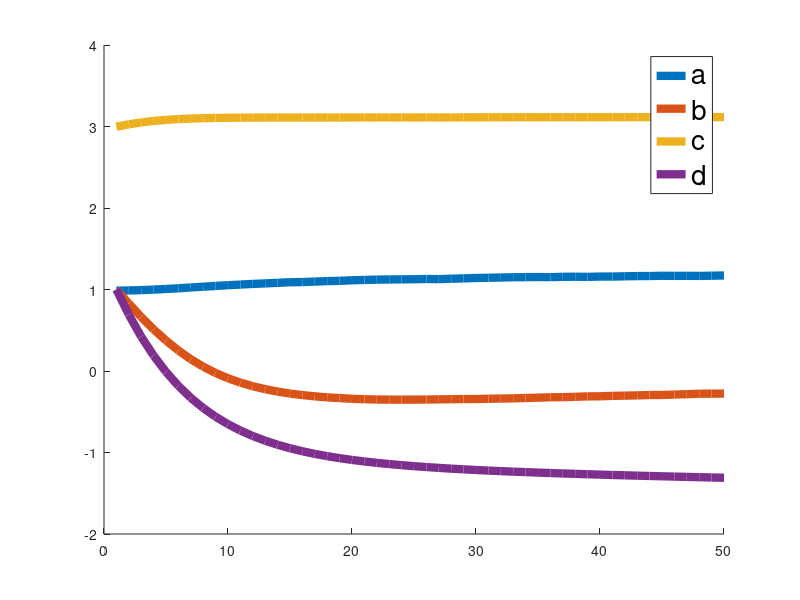
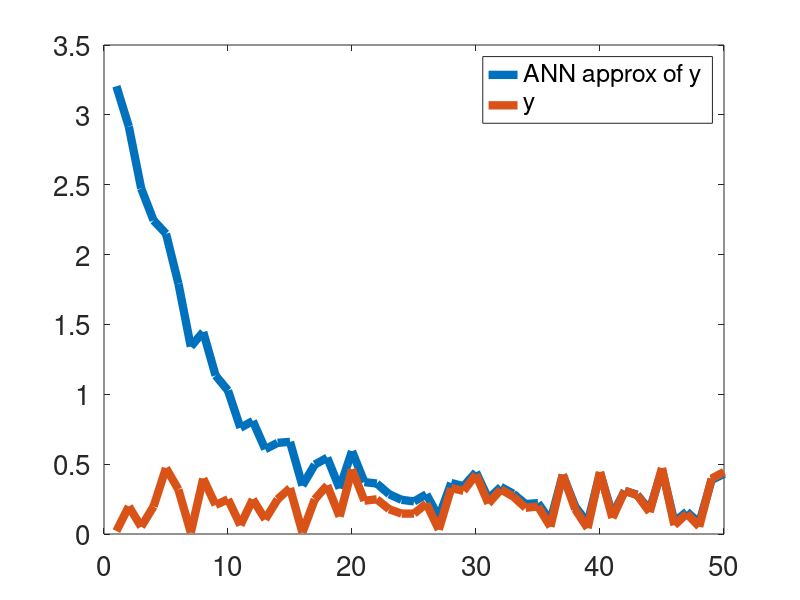
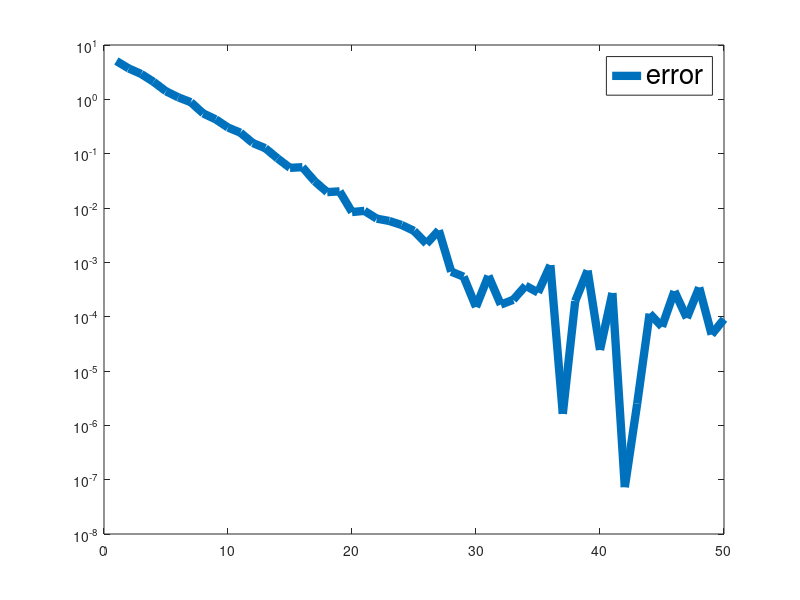
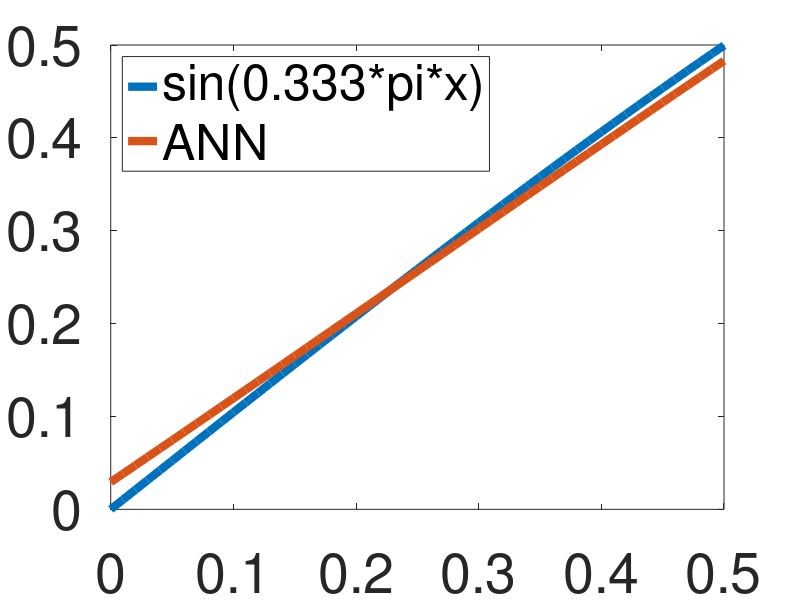

Reproduce these figures in MATLAB, in order.
function NNtrain3()
%%%%%%%%%%%%%%%%%%%%%%%%%%%%%%%%%%%%%%%%%%%%%%%%%%%%%%%%%%%%%%%%%%%%%%%%%
%Preparation of dataset

%collection of dataset
i=1;
n=0.333;
for x=0.01:0.01:0.5
y=sin(n*pi*x);
dataset_in_n(i)=n; 
dataset_in_x(i)=x; 
dataset_y(i)=y; 
i=i+1;
endfor
ndataset=i-1;

%%%%%%%%%%%%%%%%%%%%%%%%%%%%%%%%%%%%%%%%%%%%%%%%%%%%%%%%%%%%%%%%%%%%%%%%%
%training
a=1.0; b=1.0; c=3.0; d=1.0;

eta=0.1;
eta2=0.1;
eta3=0.1;

r = 0 + (1-0).*rand(ndataset,1);
r=r.*ndataset;
for j=1:ndataset
  i=floor(r(j));
  if(i==0)
    i=1;
  endif
%%%%%%%%%%%%%%%%%%%%%%%%%%%%
  %evaluation of the first NN modeling a1
  eval = c*1.0/(1.0+exp(-(a*dataset_in_x(i)+b)))+d;
  error = 0.5*(eval-dataset_y(i))^2;
  x = dataset_in_x(i);
  n = dataset_in_n(i);
  %a=a-eta*derivative of error with respect to a
  %d error/da = c\left(\frac{a^2x*exp(-ax-b)}{(exp(-ax-b)+1)^2}
%-\frac{6a^2x*exp(-2ax-2b)}{(exp(-ax-b)+1)^3}
%+\frac{6a^2x*exp(-3ax-3b)}{(exp(-ax-b)+1)^4}
%-\frac{2aexp(-ax-b)}{(exp(-ax-b)+1)^2}
%+\frac{4a*exp(-2ax-2b)}{(exp(-ax-b)+1)^3}\right)
  Fx = c*(2*a*a*exp(-2*a*x-2*b) / power((exp(-a*x-b)+1),3) - a*a*exp(-a*x-b) / power((exp(-a*x-b)+1),2))+n*n*pi*pi*sin(n*x);
  derror1da = Fx*c *( (a*a*x*exp(-a*x-b))/power((exp(-a*x-b)+1),2)  -(6*a*a*x*exp(-2*a*x-2*b))/power((exp(-a*x-b)+1),3) +(6*a*a*x*exp(-3*a*x-3*b))/power((exp(-a*x-b)+1),4) -(2*a*exp(-a*x-b))/power((exp(-a*x-b)+1),2) +(4*a*exp(-2*a*x-2*b))/power((exp(-a*x-b)+1),3) );
  a=a-eta*  derror1da;
  %b=b-eta*derivative of error with respect to b
  %d error/db = c\left(\frac{a^2exp(ax+b)\left(-4exp(ax+b)+exp(2ax+2b)+1\right)}{(exp(ax+b)+1)^4}\right)
  derror1db =  Fx*c*( (a*a*exp(a*x+b))*(-4*exp(a*x+b)+exp(2*a*x+2*b)+1)/power((exp(a*x+b)+1),4));
  b=b-eta*  derror1db;
  %c=c-eta*derivative of error with respect to c
  %d error/dc = \left(\frac{2a^2 exp(-2ax-2b)}{\left(exp(-ax-b)+1\right)^3}-\frac{a^2 exp(-ax-b)}{\left(exp(-ax-b)+1\right)^2}\right)
  derror1dc = Fx*( (2*a*a*exp(-2*a*x-2*b))/power((exp(-a*x-b)+1),3)-(a*a*exp(-a*x-b))/power((exp(-a*x-b)+1),2));
  c=c-eta*  derror1dc;
  %d=d-eta*derivative of error with respect to d
  %d error/dd = 0
  derror1dd = 0;
  d=d-eta*  derror1dd;

%%%%%%%%%%%%%%%%%%%%%%%%%%%%%%%%%
  ya(j)=a;
  yb(j)=b;
  yc(j)=c;
  yd(j)=d;
  yeval(j)=eval;
  yy(j)=dataset_y(i);
  ye(j)=error;
%%%%%%%%%%%%%%%%%%%%%%%%%%%%%%%%


%%%%%%%%%%%%%%%%%%%%%%%%%%%%%%%%
%b.c. 
for i=1:1
  %b.c. at 0
  x=0;
  derror2da = 0;
  a=a-eta2*  derror2da;
  %b=b-eta*derivative of error with respect to b
  derror2db = (c / (1+exp(-b))+d)* (exp(-b)*c)/power((exp(-b)+1),2);
  b=b-eta2*  derror2db;
  %c=c-eta*derivative of error with respect to c
  derror2dc = (c/(1+exp(-b))+d)*( (2*a*a*exp(-2*a*x-2*b))/power(exp(-a*x-b)+1,3) - (a*a*exp(-a*x-b))/power(exp(-a*x-b)+1,2) );
  c=c-eta2*  derror2dc;
  %d=d-eta*derivative of error with respect to d
  derror2dd = c/(1+exp(-b))+d;  
  d=d-eta2*  derror2dd;
  % b.c. at 0.5
  x=0.5;
  derror3da = (a*c*exp(-a*0.5-b)/power((exp(-a*0.5-b)+1),2)-n*pi*cos(n*pi*0.5)) *c*exp(b-a)*((1-0.5*a)*exp(2*a+b)+(0.5*a+1)*exp(1.5*a))/power((exp(0.5*a+b)+1),3);
  a=a-eta3*  derror3da;
  %b=b-eta*derivative of error with respect to b
  derror3db = (a*c*exp(-a*0.5-b)/power((exp(-a*0.5-b)+1),2)-n*pi*cos(n*pi*0.5))* a*c*exp(b-0.5*a)*(exp(a)+exp(1.5*a+b))/power((exp(0.5*a+b)+1),3);
  b=b-eta3*  derror3db;
  %c=c-eta*derivative of error with respect to c
  derror3dc = (a*c*exp(-a*0.5-b)/power((exp(-a*0.5-b)+1),2)-n*pi*cos(n*pi*0.5))* a*exp(-b-0.5*a)/power((exp(-0.5*a-b)+1),2);
  c=c-eta3*  derror3dc;
  %d=d-eta*derivative of error with respect to d
  derror3dd = 0;
  d=d-eta3*  derror3dd;
endfor
  
%
endfor

%%%%%%%%%%%%%%%%%%%%%%%%%%%%%%%%%%%%%%%%%%%%%%%%%%%%%%%%%%%%%%%%%%%%%%%%%
% plot convergence
x=1:1:ndataset;
hold on

plot(x,ya,'LineWidth',6,x,yb,'LineWidth',6,x,yc,'LineWidth',6,x,yd,'LineWidth',6);
h=legend('a','b','c','d');
set(h,'FontSize',20);

figure

plot(x,yeval,'LineWidth',6,x,yy,'LineWidth',6);
h=legend('ANN approx of y','y');
set(h,'FontSize',20);
set(h,'Location','northeast');
set(gca,'FontSize',20);

%%%%%%%%%%%%%%%%%%%%%%%%%%%%%%%%%%%%%%%%%%%%%%%%%%%%%%%%%%%%%%%%%%%%%%%%%
% plot error
x=1:1:ndataset;
hold on

figure

plot(x,ye,'LineWidth',6);
h=legend('error');
set(h,'FontSize',20);
set(gca, 'YScale', 'log');



%%%%%%%%%%%%%%%%%%%%%%%%%%%%%%%%%%%%%%%%%%%%%%%%%%%%%%%%%%%%%%%%%%%%%%%%%
% test single sin(0.333*pi*x)

figure
%test n
n=0.333;
%computing B-spline values
x=0:0.01:0.5;
y=sin(n*pi.*x);
eval = c./(1.0+exp(-a.*x-b))+d;
plot(x,y,'LineWidth',6,x,eval,'LineWidth',6);
h=legend('sin(0.333*pi*x)','ANN');
set(h,'FontSize',40);
set(h,'Location','northwest');
set(gca,'FontSize',40);



function y=sigma(x)
  y=1.0/(1.0+exp(-x));
  return
end

end